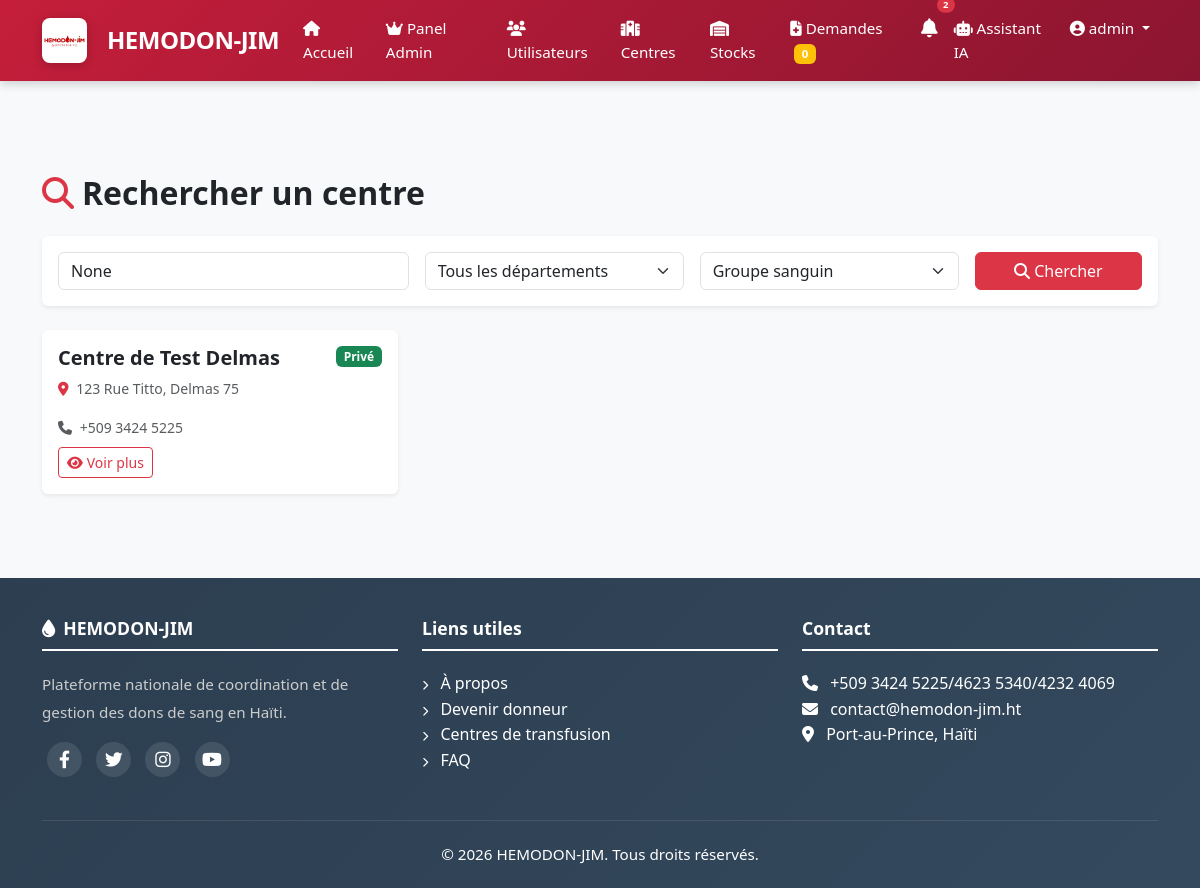
The app's page /rechercher/ (signed in), older data.
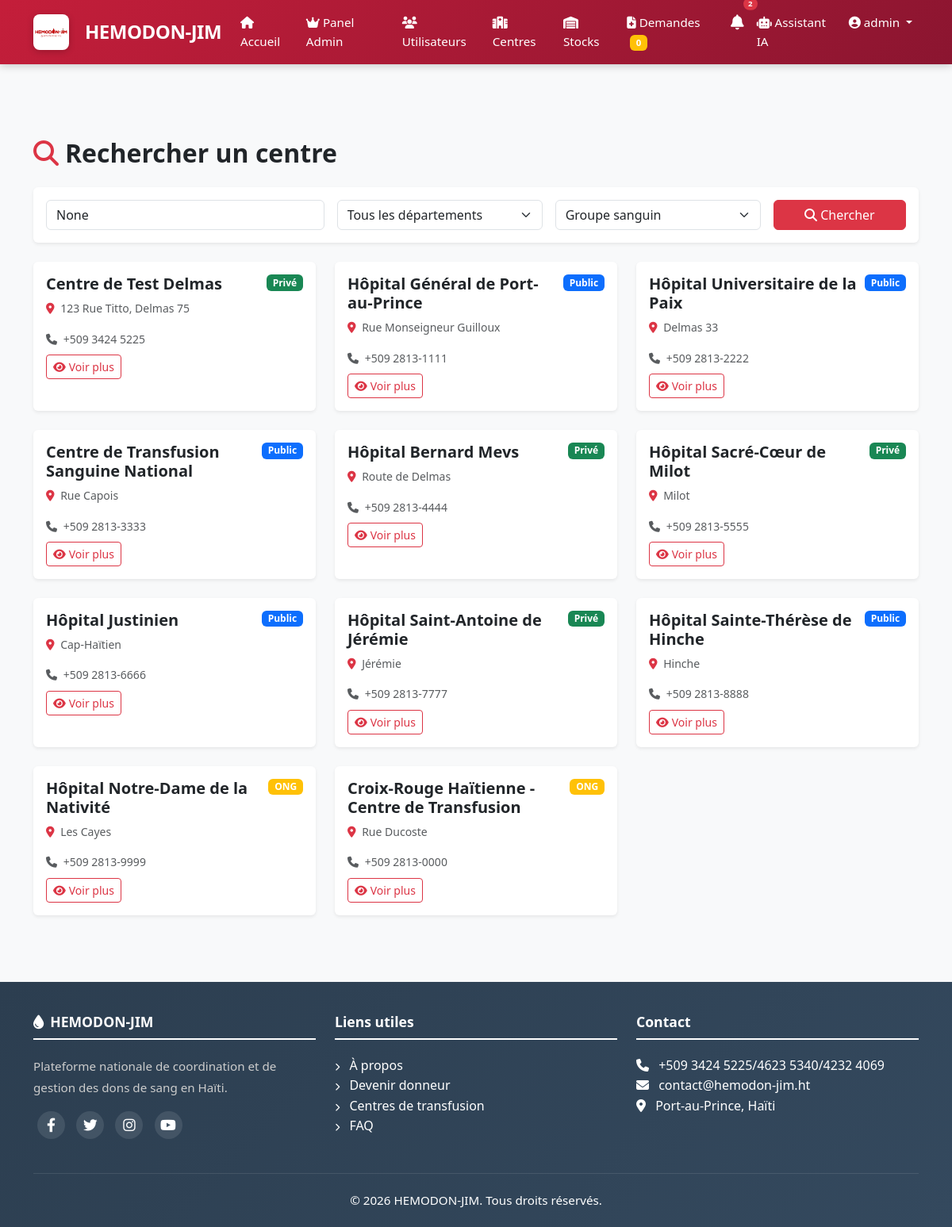
The same page, newer data.
### apps/centres/models.py (models this page shows, shortened)
class Centre(models.Model):
    TYPE_CHOICES = [
        ('public', 'Public'),
        ('prive', 'Privé'),
        ('ong', 'ONG'),
    ]
    nom = models.CharField(max_length=200)
    type = models.CharField(max_length=20, choices=TYPE_CHOICES)
    adresse = models.TextField()
    commune = models.CharField(max_length=100)
    departement = models.CharField(max_length=100)
    telephone = models.CharField(max_length=20)
    email = models.EmailField(blank=True, null=True)
    latitude = models.DecimalField(max_digits=9, decimal_places=6, null=True, blank=True)
    longitude = models.DecimalField(max_digits=9, decimal_places=6, null=True, blank=True)
    capacite_journaliere = models.IntegerField(default=50)
    horaires = models.TextField(blank=True, null=True)
    est_actif = models.BooleanField(default=True)
    responsable = models.ForeignKey(
        User,
        on_delete=models.SET_NULL,
        null=True,
        related_name='centre_responsable'
    )
    created_at = models.DateTimeField(auto_now_add=True)
    updated_at = models.DateTimeField(auto_now=True)
    class Meta:
        db_table = 'centres'
        verbose_name = 'Centre'
        verbose_name_plural = 'Centres'

### apps/centres/views.py (the view)
# urls.py: path('rechercher/', views.centres_search, name='search'),
@login_required
def centres_search(request):
    centres = Centre.objects.filter(est_actif=True)
    query = request.GET.get('q')
    if query:
        centres = centres.filter(
            Q(nom__icontains=query) |
            Q(commune__icontains=query) |
            Q(departement__icontains=query)
        )
    groupe_sanguin = request.GET.get('groupe_sanguin')
    if groupe_sanguin:
        centres = centres.filter(stocks__groupe_sanguin=groupe_sanguin, stocks__quantite_disponible__gt=0)
    departement = request.GET.get('departement')
    if departement:
        centres = centres.filter(departement=departement)
    paginator = Paginator(centres, 12)
    page_number = request.GET.get('page')
    centres_page = paginator.get_page(page_number)
    departements = Centre.objects.filter(est_actif=True).values_list('departement', flat=True).distinct()
    context = {
        'centres': centres_page,
        'query': query,
        'departements': sorted(departements),
        'groupes_sanguins': ['A+', 'A-', 'B+', 'B-', 'AB+', 'AB-', 'O+', 'O-'],
        'title': 'Rechercher un centre - HEMODON-JIM',
        'active_page': 'centres',
    }
    return render(request, 'centres/search.html', context)

### apps/authentification/context_processors.py (called while the page is built)
def user_notifications_count(request):
    count = 0
    if request.user.is_authenticated:
        count = Notification.objects.filter(
            models.Q(pour_tous=True) | models.Q(utilisateurs=request.user),
            est_lue=False
        ).distinct().count()
        print(f"Notifications non lues pour {request.user.username}: {count}")
    return {'user_notifications_count': count}

### apps/centres/templates/centres/search.html (shortened to what this page needs)
{% extends 'base.html' %}
{% load static %}
{% block content %}
<div class="container py-4">
    <h1 class="h2 fw-bold mb-4">
        <i class="fas fa-search text-danger me-2"></i>Rechercher un centre
    </h1>
    <div class="card border-0 shadow-sm mb-4">
        <div class="card-body">
            <form method="GET" class="row g-3">
                <div class="col-md-4">
                    <input type="text" name="q" class="form-control" placeholder="Nom, commune, département..." value="{{ query }}">
                </div>
                <div class="col-md-3">
                    <select name="departement" class="form-select">
                        <option value="">Tous les départements</option>
                    </select>
                </div>
                <div class="col-md-3">
                    <select name="groupe_sanguin" class="form-select">
                        <option value="">Groupe sanguin</option>
                    </select>
                </div>
                <div class="col-md-2">
                    <button type="submit" class="btn btn-danger w-100">
                        <i class="fas fa-search"></i> Chercher
                    </button>
                </div>
            </form>
        </div>
    </div>
    <div class="row g-4">
        {% for centre in centres %}
        <div class="col-md-6 col-lg-4">
            <div class="card border-0 shadow-sm h-100">
                <div class="card-body">
                    <div class="d-flex justify-content-between align-items-start">
                        <h5 class="card-title fw-bold">{{ centre.nom }}</h5>
                        <span class="badge {% if centre.type == 'public' %}bg-primary{% elif centre.type == 'prive' %}bg-success{% else %}bg-warning{% endif %}">
                            {{ centre.get_type_display }}
                        </span>
                    </div>
                    <p class="text-muted small">
                        <i class="fas fa-map-marker-alt text-danger me-1"></i>
                        {{ centre.adresse }}
                    </p>
                    <p class="text-muted small mb-1">
                        <i class="fas fa-phone me-1"></i> {{ centre.telephone }}
                    </p>
                    <div class="mt-2">
                        <a href="{% url 'centres:detail' centre.id %}" class="btn btn-sm btn-outline-danger">
                            <i class="fas fa-eye me-1"></i>Voir plus
                        </a>
                    </div>
                </div>
            </div>
        </div>
        {% endfor %}
    </div>
</div>
{% endblock %}

Row changes from the older to the newer data that the page shows:
added Centre: nom "Hôpital Général de Port-au-Prince", type "Public", adresse "Rue Monseigneur Guilloux", telephone "+509 2813-1111"
added Centre: nom "Hôpital Universitaire de la Paix", type "Public", adresse "Delmas 33", telephone "+509 2813-2222"
added Centre: nom "Centre de Transfusion Sanguine National", type "Public", adresse "Rue Capois", telephone "+509 2813-3333"
added Centre: nom "Hôpital Bernard Mevs", type "Privé", adresse "Route de Delmas", telephone "+509 2813-4444"
added Centre: nom "Hôpital Sacré-Cœur de Milot", type "Privé", adresse "Milot", telephone "+509 2813-5555"
added Centre: nom "Hôpital Justinien", type "Public", adresse "Cap-Haïtien", telephone "+509 2813-6666"
added Centre: nom "Hôpital Saint-Antoine de Jérémie", type "Privé", adresse "Jérémie", telephone "+509 2813-7777"
added Centre: nom "Hôpital Sainte-Thérèse de Hinche", type "Public", adresse "Hinche", telephone "+509 2813-8888"
added Centre: nom "Hôpital Notre-Dame de la Nativité", type "ONG", adresse "Les Cayes", telephone "+509 2813-9999"
added Centre: nom "Croix-Rouge Haïtienne - Centre de Transfusion", type "ONG", adresse "Rue Ducoste", telephone "+509 2813-0000"
